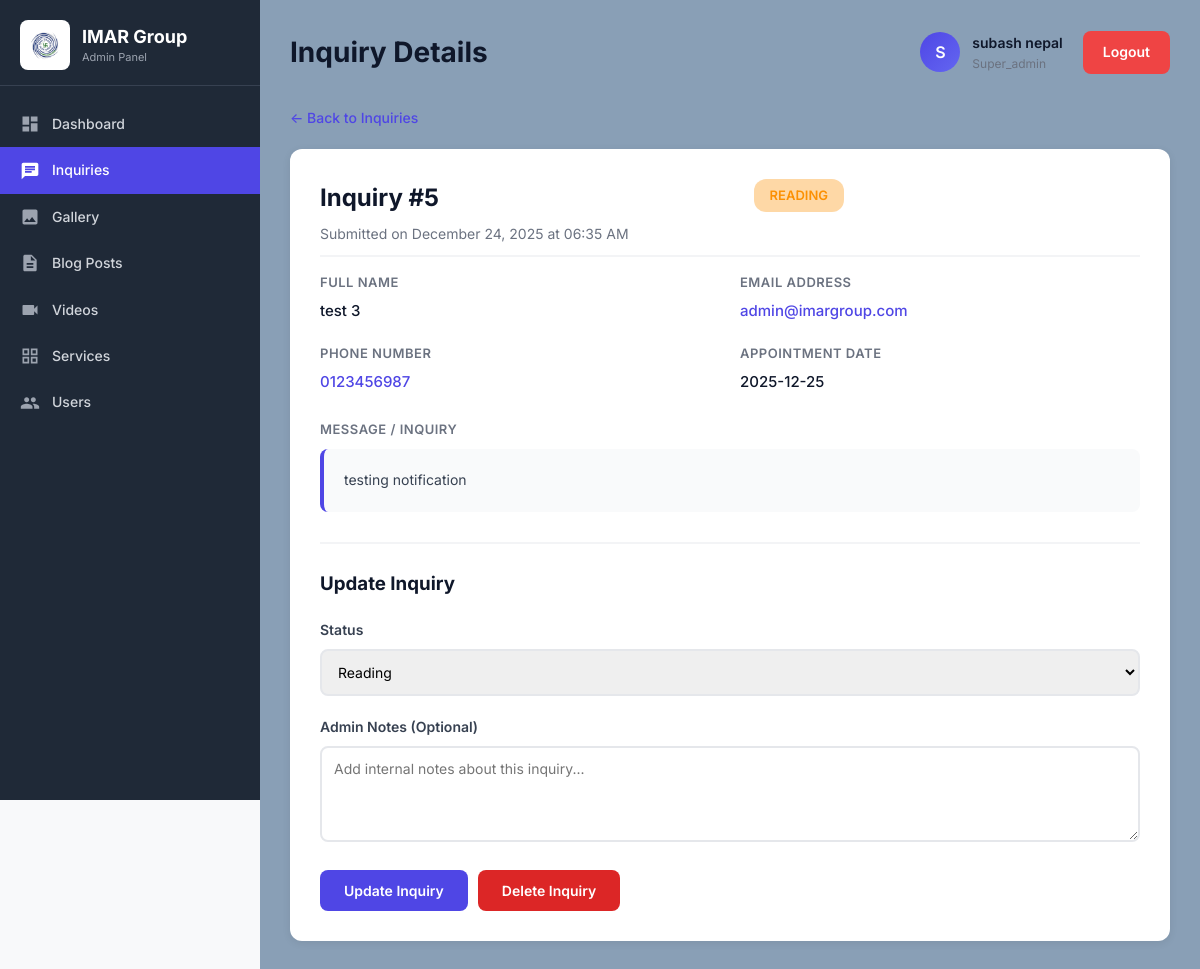
The app's page /admin/INQUIRY_CODE/view-inquiry.php?id=5 (signed in) with its own data.
### tables this page shows
CREATE TABLE `inquiries` (
  `id` int(11) NOT NULL,
  `first_name` varchar(50) NOT NULL,
  `last_name` varchar(50) NOT NULL,
  `email` varchar(100) NOT NULL,
  `phone` varchar(20) NOT NULL,
  `appointment_date` date DEFAULT NULL,
  `message` text NOT NULL,
  `ip_address` varchar(45) DEFAULT NULL,
  `user_agent` text DEFAULT NULL,
  `status` enum('new','reading','responded') NOT NULL DEFAULT 'new',
  `created_at` timestamp NOT NULL DEFAULT current_timestamp(),
  `updated_at` timestamp NOT NULL DEFAULT current_timestamp() ON UPDATE current_timestamp(),
  `read_at` datetime DEFAULT NULL,
  `admin_notes` text DEFAULT NULL
);

### admin/includes/avatar-helper.php (called while the page is built, shortened)
<?php
function getAvatarPath($avatar, $currentFilePath = null) {
    $scriptPath = $_SERVER['SCRIPT_FILENAME'];
    $adminPos = strpos($scriptPath, '/admin/');
    if ($adminPos !== false) {
        $afterAdmin = substr($scriptPath, $adminPos + 7);
        $depth = substr_count($afterAdmin, '/') + substr_count($afterAdmin, '\\');
    } else {
        $depth = 0;
    }
    if ($depth === 0) {
        $relativePath = '../uploads/avatars/' . $avatar;
        $filesystemPath = $currentFilePath . '/../uploads/avatars/' . $avatar;
    } else {
        $filesystemPath = $currentFilePath . '/../../uploads/avatars/' . $avatar;
    }
    return null;
}
function getCurrentUserAvatar($conn, $userId) {
    $stmt = $conn->prepare("SELECT name, email, avatar, role FROM admin_users WHERE id = ?");
    $stmt->bind_param("i", $userId);
    $stmt->execute();
    $result = $stmt->get_result();
    if ($row = $result->fetch_assoc()) {
        return $row;
    }
    return null;
}
?>

### admin/INQUIRY_CODE/view-inquiry.php (the view, shortened to what this page needs)
<?php
require_once '../../config/config.php';
require_once __DIR__ . '/../includes/avatar-helper.php';
$admin_id = $_SESSION['admin_id'];
$currentUser = getCurrentUserAvatar($conn, $admin_id);
$admin_name = $currentUser['name'] ?? $_SESSION['admin_name'] ?? 'Admin';
$admin_role = $currentUser['role'] ?? $_SESSION['admin_role'] ?? 'editor';
$admin_avatar = $currentUser['avatar'] ?? null;
$admin_initials = strtoupper(substr($admin_name, 0, 1));
$avatarUrl = getAvatarPath($admin_avatar, __DIR__);
$inquiry_id = $_GET['id'] ?? 0;
$stmt = $conn->prepare("SELECT * FROM inquiries WHERE id = ?");
$stmt->bind_param("i", $inquiry_id);
$stmt->execute();
$result = $stmt->get_result();
$inquiry = $result->fetch_assoc();
?>
<!DOCTYPE html>
<html lang="en">
<head>
<link rel="stylesheet" href="../../css/styles.css">
<link rel="stylesheet" href="../../css/dashboard.css">
</head>
<body>
  <div class="dashboard">
    <?php include __DIR__ . '/../includes/sidebar.php'; ?>
    <div class="main-content">
    <div class="dashboard-header">
        <h1>Inquiry Details</h1>
        <div class="header-actions">
            <div class="user-info">
               <div class="user-avatar">
<?php if ($avatarUrl): ?>
<img src="<?php echo htmlspecialchars($avatarUrl); ?>"
          alt="<?php echo htmlspecialchars($admin_name); ?>"
          onerror="this.outerHTML='<span><?php echo $admin_initials; ?></span>';">
          <?php else: ?>
          <?php echo $admin_initials; ?>
          <?php endif; ?>
</div>
<div>
                    <div style="font-weight: 600; font-size: 14px;"><?php echo htmlspecialchars($admin_name); ?></div>
                    <div style="font-size: 12px; color: #6b7280;"><?php echo ucfirst($admin_role); ?></div>
                </div>
            </div>
            <a href="../logout.php" class="logout-btn">Logout</a>
        </div>
    </div>
    <div class="inquiry-detail-container">
        <a href="inquiries.php" class="back-link">&larr; Back to Inquiries</a>
        <div class="inquiry-card">
            <div class="inquiry-header">
                <div class="inquiry-title">
                    <h2>Inquiry #<?php echo $inquiry['id']; ?></h2>
                    <div class="inquiry-meta">
                        Submitted on <?php echo date('F d, Y \a\t h:i A', strtotime($inquiry['created_at'])); ?>
                    </div>
                </div>
                <span class="status-badge <?php echo $inquiry['status']; ?>">
                    <?php echo ucfirst($inquiry['status']); ?>
                </span>
            </div>
            <div class="info-grid">
                <div class="info-item">
                    <label>Full Name</label>
                    <value><?php echo htmlspecialchars($inquiry['first_name'] . ' ' . $inquiry['last_name']); ?></value>
                </div>
                <div class="info-item">
                    <label>Email Address</label>
                    <value><a href="mailto:<?php echo htmlspecialchars($inquiry['email']); ?>" style="color: #4f46e5;"><?php echo htmlspecialchars($inquiry['email']); ?></a></value>
                </div>
                <div class="info-item">
                    <label>Phone Number</label>
                    <value><a href="tel:<?php echo htmlspecialchars($inquiry['phone']); ?>" style="color: #4f46e5;"><?php echo htmlspecialchars($inquiry['phone']); ?></a></value>
                </div>
                <div class="info-item">
                    <label>Appointment Date</label>
                    <value><?php echo htmlspecialchars($inquiry['appointment_date']); ?></value>
                </div>
            </div>
            <div class="message-section">
                <label>Message / Inquiry</label>
                <div class="message-box">
                    <?php echo nl2br(htmlspecialchars($inquiry['message'])); ?>
                </div>
            </div>
            <div class="action-section">
                <h3 style="margin-bottom: 20px;">Update Inquiry</h3>
                <form method="POST" action="">
                    <div class="form-group">
                        <label for="status">Status</label>
                        <select name="status" id="status" required>
                            <option value="reading" <?php echo $inquiry['status'] === 'reading' ? 'selected' : ''; ?>>Reading</option>
                        </select>
                    </div>
                    <div class="form-group">
                        <label for="admin_notes">Admin Notes (Optional)</label>
                        <textarea name="admin_notes" id="admin_notes" rows="4" placeholder="Add internal notes about this inquiry..."><?php echo htmlspecialchars($inquiry['admin_notes'] ?? ''); ?></textarea>
                    </div>
              <div class="btn-group" style="display: flex; gap: 10px; align-items: center; flex-wrap: wrap;">
    <form method="POST" action="">
        <button type="submit" name="update_status" class="btn btn-primary">Update Inquiry</button>
    </form>
    <form method="POST" action="" onsubmit="return confirm('Are you sure you want to delete this inquiry?');">
        <button type="submit" class="btn btn-delete">Delete Inquiry</button>
    </form>
</div>
            </div>
        </div>
    </div>
</div>
</div>
</body>
</html>

### css/styles.css (style rules this page uses)
* { margin: 0; padding: 0; box-sizing: border-box; font-family: 'Inter', -apple-system, BlinkMacSystemFont, 'Segoe UI', sans-serif; }
body { background-color: #f8f9fa; color: #0f172a; line-height: 1.6; }
a { text-decoration: none; color: inherit; }
.dashboard { display: flex; min-height: 100vh; background-color: #f8f9fa; }
.main-content { flex: 1; padding: 30px; background-color: #899fb6; overflow-y: auto; }
.dashboard-header { display: flex; justify-content: space-between; align-items: center; margin-bottom: 30px; flex-wrap: wrap; gap: 15px; }
.dashboard-header h1 { font-size: 28px; font-weight: 700; color: #0f172a; }
.header-actions { display: flex; align-items: center; gap: 20px; }
.user-info { display: flex; align-items: center; gap: 12px; }
.user-avatar { width: 40px; height: 40px; background: linear-gradient(135deg, #4f46e5 0%, #6366f1 100%); color: #ffffff; border-radius: 50%; display: flex; align-items: center; justify-content: center; font-weight: 600; font-size: 16px; }
.logout-btn { padding: 10px 20px; border: none; border-radius: 8px; background-color: #ef4444; color: #ffffff; cursor: pointer; font-size: 14px; font-weight: 600; transition: background 0.3s; }
.btn-delete { background-color: #dc2626 !important; color: white !important; }
.btn-group { display: flex; gap: 10px; flex-wrap: wrap; }
.user-avatar { width: 40px; height: 40px; border-radius: 50%; background: linear-gradient(135deg, #4f46e5 0%, #6366f1 100%); color: white; display: flex; align-items: center; justify-content: center; font-weight: 600; font-size: 16px; overflow: hidden; flex-shrink: 0; }

### css/dashboard.css (style rules this page uses)
.inquiry-header { display: flex; justify-content: space-between; align-items: start; margin-bottom: 8px; }
.inquiry-meta { display: flex; align-items: center; gap: 12px; font-size: 12px; color: #9ca3af; }
.btn-delete { background-color: #dc2626 !important; color: white !important; }
.btn-group { display: flex; gap: 10px; flex-wrap: wrap; }

### admin/INQUIRY_CODE/view-inquiry.php (style rules this page uses)
.inquiry-detail-container { max-width: 900px; }
.inquiry-card { background: white; border-radius: 12px; padding: 30px; box-shadow: 0 2px 8px rgba(0,0,0,0.08); margin-bottom: 20px; }
.inquiry-header { display: flex; justify-content: flex-start; align-items: start; margin-bottom: 15px; padding-bottom: 10px; border-bottom: 2px solid #f3f4f6; }
.inquiry-title h2 { font-size: 24px; margin-bottom: 5px; }
.inquiry-meta { font-size: 14px; color: #6b7280; }
.status-badge { padding: 6px 16px; border-radius: 12px; font-size: 13px; font-weight: 600; text-transform: uppercase; margin-left: 125px; }
.status-badge.reading { background: #fc900259; color: #fc9002ff; }
.info-grid { display: grid; grid-template-columns: repeat(2, 1fr); gap: 20px; margin-bottom: 25px; }
.info-item label { display: block; font-size: 13px; font-weight: 600; color: #6b7280; text-transform: uppercase; letter-spacing: 0.5px; margin-bottom: 6px; }
.info-item value { display: block; font-size: 15px; color: #0f172a; font-weight: 500; }
.message-section { margin: 25px 0; }
.message-section label { display: block; font-size: 13px; font-weight: 600; color: #6b7280; text-transform: uppercase; letter-spacing: 0.5px; margin-bottom: 10px; }
.message-box { background: #f9fafb; padding: 20px; border-radius: 8px; border-left: 4px solid #4f46e5; font-size: 14px; line-height: 1.6; color: #374151; }
.action-section { margin-top: 30px; padding-top: 25px; border-top: 2px solid #f3f4f6; }
.form-group { margin-bottom: 20px; }
.form-group label { display: block; font-size: 14px; font-weight: 600; margin-bottom: 8px; color: #374151; }
.form-group select, .form-group textarea { width: 100%; padding: 12px; border: 2px solid #e5e7eb; border-radius: 8px; font-size: 14px; font-family: inherit; }
.btn-group { display: flex; gap: 10px; }
.btn { padding: 12px 24px; border-radius: 8px; font-size: 14px; font-weight: 600; border: none; cursor: pointer; transition: all 0.3s; text-decoration: none; display: inline-block; }
.btn-primary { background: #4f46e5; color: white; }
.back-link { display: inline-flex; align-items: center; gap: 6px; color: #4f46e5; text-decoration: none; font-size: 14px; font-weight: 500; margin-bottom: 20px; }

### records on screen
inquiries: id "5", created_at "December 24, 2025 at 06:35 AM", status "READING", first_name+last_name "test 3", email "admin@imargroup.com", phone "0123456987", appointment_date "2025-12-25", message "testing notification", status "Reading"

### other values on screen
$admin_initials "S"
$admin_name "subash nepal"
$admin_role "Super_admin"
